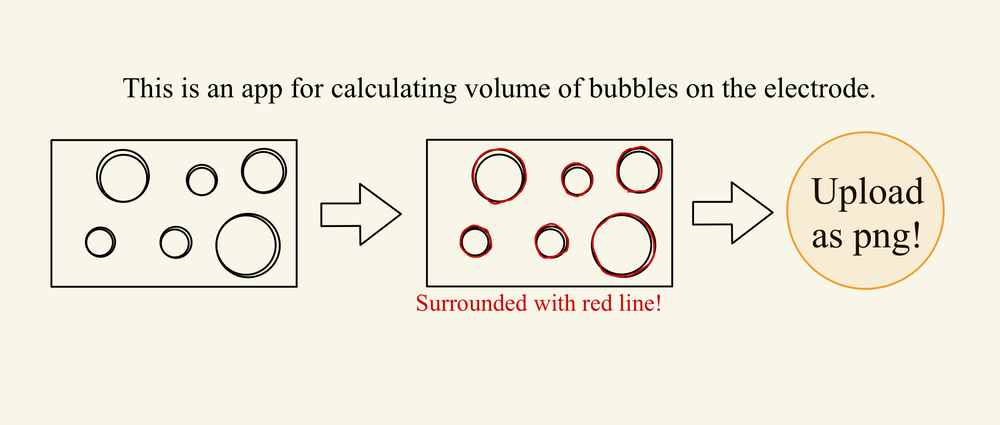
#> input picture how_to_use/how_to_use.png, 1000 x 425 px, shrunk from 2354 x 1000 before the run
$ python script.py ../how_to_use/how_to_use.png
#> lines starting #> are read from the running program, lines starting #| are printed output that depends on the picture; after the words box and inside, x2 and y2 are one past the last pixel; in counts of white or black regions, pixels touching at a corner belong together
import sys
import cv2
import numpy as np
import csv

# 引数から画像パスを取得
image_path = sys.argv[1]

# 画像を読み込む
image = cv2.imread(image_path)
#> image is the input picture: shape (425, 1000, 3); mean B, G, R 222.6, 236.7, 239.5

# 画像の横幅を取得して出力
image_width = image.shape[1]  # 画像の横幅 (ピクセル)
#> image_width = 1000
print(f"Image width (in pixels): {image_width}")
#| Image width (in pixels): 1000

# グレースケールに変換（処理しやすくするため）
gray = cv2.cvtColor(image, cv2.COLOR_BGR2GRAY)
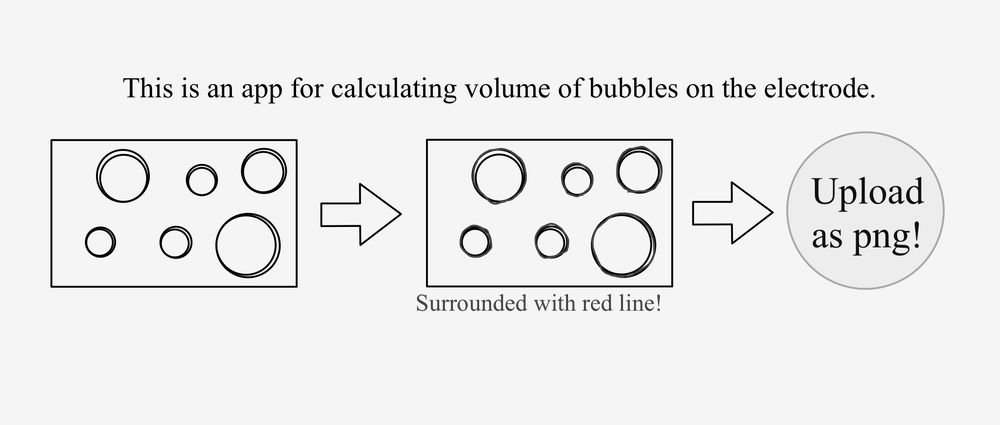
#> gray: shape (425, 1000); min 0, max 255, mean 236.2

# 赤色を検出するための範囲を設定し、マスクを作成
lower_red = np.array([0, 0, 100])
upper_red = np.array([50, 50, 255])
mask = cv2.inRange(image, lower_red, upper_red)
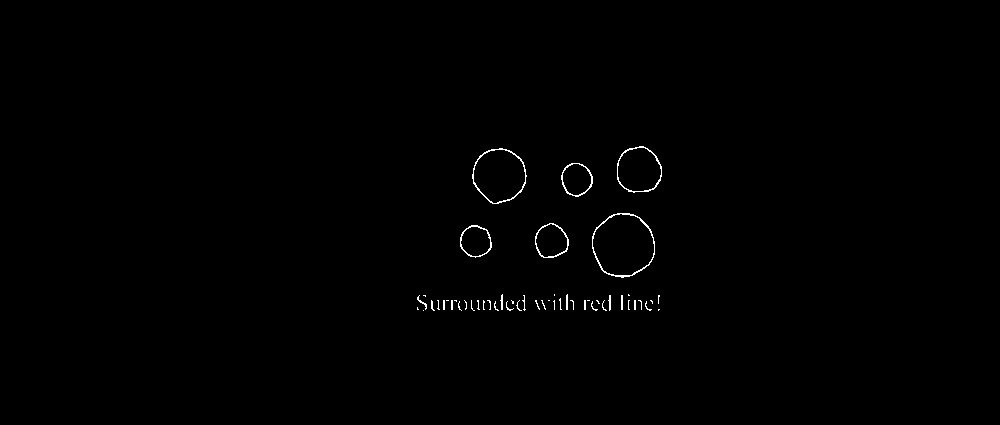
#> mask: shape (425, 1000); 0.45% white in thin lines or dots, all inside (x1, y1, x2, y2) = (417, 146, 662, 311)

# 赤色領域の輪郭を検出
contours, _ = cv2.findContours(mask, cv2.RETR_EXTERNAL, cv2.CHAIN_APPROX_SIMPLE)
#> contours = 51 contours, 45 with area under 20; largest, box (x1, y1, x2, y2) and area: (592, 213, 655, 278) 3104, (472, 148, 527, 204) 2238, (617, 146, 662, 193) 1621, (535, 223, 569, 258) 872, (561, 163, 593, 197) 784, (460, 225, 492, 258) 764

font = cv2.FONT_HERSHEY_SIMPLEX
font_scale = 1.0  # フォントサイズを大きくする
thickness = 2     # 太さを増やす

# 各輪郭を円で近似し、半球の体積を計算
output_image = image.copy()
csv_data = []  # CSVに保存するためのデータを格納するリスト
count = 0

for contour in contours:
    if len(contour) >= 5:  # 輪郭が十分な点を持っていることを確認
        count += 1
        (x, y), radius = cv2.minEnclosingCircle(contour)
        radius = int(radius)  # 半径を整数に変換
        center = (int(x), int(y))

        # 半球の体積を計算 V = (4/3) * π * r^3
        volume = (4/3) * np.pi * (radius**3)

        # 半径と体積を出力
        print(f"radius: {radius}")
        print(f"volume: {volume}")

        # 近似された円を描画
        cv2.circle(output_image, center, radius, (0, 255, 0), 2)

        # 円の近くに半径と円番号を表示
        text = f"#{count} R={radius}px"
        cv2.putText(output_image, text, (center[0], center[1] - 10),
                    font, font_scale, (255, 0, 0), thickness)

        # CSV用のデータを保存
        csv_data.append([count, radius/image_width, center[0]/image_width, center[1]/image_width])
#> this loop made 51 passes
#> (x, y, radius, center, volume, text) on passes 4, 5, 6, 7, 8, 9, 10, 12, 14, 17, 20, 21: (648, 305.5, 4, (648, 305), 268.1, '#1 R=4px'), (594, 305.5, 4, (594, 305), 268.1, '#2 R=4px'), (509, 305.3, 4, (509, 305), 268.1, '#3 R=4px'), (496.5, 305.5, 4, (496, 305), 268.1, '#4 R=4px'), (460, 305.5, 4, (460, 305), 268.1, '#5 R=4px'), (651, 301.5, 1, (651, 301), 4.19, '#6 R=1px'), (639.5, 304.5, 4, (639, 304), 268.1, '#7 R=4px'), (628.5, 304.5, 4, (628, 304), 268.1, '#8 R=4px'), (597.5, 301.5, 2, (597, 301), 33.51, '#10 R=2px'), (571.5, 304.5, 4, (571, 304), 268.1, '#11 R=4px'), (543, 304.5, 4, (543, 304), 268.1, '#12 R=4px'), (537, 304.5, 4, (537, 304), 268.1, '#13 R=4px')
#> (x, y, radius, volume, text) on passes 13, 22, 41: (605, 305, 5, 523.6, '#9 R=5px'), (520, 305, 5, 523.6, '#14 R=5px'), (422, 302, 7, 1436.8, '#27 R=7px')
#> (printed output is left out)
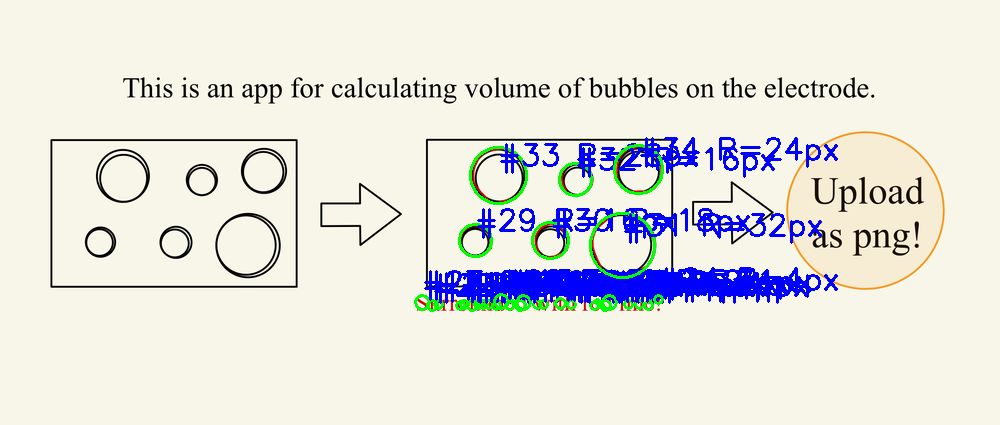
#> output_image: shape (425, 1000, 3); 5.12% of pixels changed, all inside (x1, y1, x2, y2) = (414, 137, 838, 312)
#> after the loop, count = 34; csv_data = 34 items, first 6: [1, 0.004, 0.648, 0.305], [2, 0.004, 0.594, 0.305], [3, 0.004, 0.509, 0.305], [4, 0.004, 0.496, 0.305], [5, 0.004, 0.46, 0.305], [6, 0.001, 0.651, 0.301]

# 処理後の画像を保存
processed_image_path = f"processed_files/processed_{image_path.split('/')[-1]}"
cv2.imwrite(processed_image_path, output_image)

# CSVファイルに半径と中心座標を保存
csv_file_path = f"circle_info/circles_{image_path.split('/')[-1].replace('.png', '.csv').replace('.jpg', '.csv')}"
with open(csv_file_path, mode='w', newline='') as file:
    writer = csv.writer(file)
    writer.writerow(["Circle #", "Radius (px)", "Center X", "Center Y"])
    writer.writerows(csv_data)

print(f"CSV file saved at {csv_file_path}")
